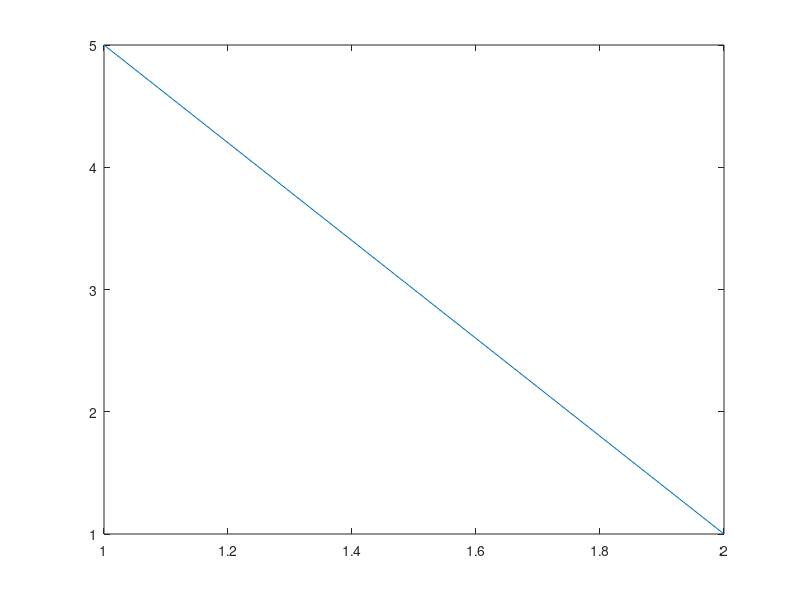

Write MATLAB code to recreate this figure.
%coeficientes = load(input('informe o nome do arquivo da matriz de coeficientes\n'))
%coeficientes = load('/Users/juliocvidal/Documents/MATLAB/mat1.mat');

%constantes = load(input('informe o nome do arquivo do vetor de constantes\n'))
%constantes = load('/Users/juliocvidal/Documents/MATLAB/constantes.mat');
clear;

a = input('Informe a Matriz de coeficientes. Ex. para uma matriz 3x3: [9 4 2; 1 3 2; 2 2 9]\n');%coeficientes.mat;
c = input('Informe o vetor de constantes. Ex. para uma matriz 3x3: [13 6 5]\n');%constantes.const;
x = input('Informe um vetor de chutes iniciais de acordo com o tamanho da matriz. Ex. para uma matriz 3x3: [0 0 0]\n');

solucao = 1;
tamanho = 0;

erro = 10^-7;

diagonais = abs(diag(a));
tamanhoDaMatriz = max(size(a));

%Primeiro criterio de convergencia (igual ao Jacobi)
for i = 1:tamanhoDaMatriz
    soma = 0;
    for j = 1:tamanhoDaMatriz
        if j ~= i
            %fprintf("i: %d; j: %d; aij: %d\n", i, j, abs(a(i,j)));
            soma = soma + abs(a(i,j));
        end
        if diagonais(i) < soma
            solucao = 0;
            break;
        end
    end
end

%verifica se a solucao falhou no primeiro criterio.
%caso tenha falhado, nem precisa testar o segundo
if (solucao)
    
    %Calculo dos betas para o segundo criterio de convergencia
    betas = zeros(1,tamanhoDaMatriz);
    
    for i=1:tamanhoDaMatriz
        somabeta = 0;
        for j=1:tamanhoDaMatriz
            if (j>i)
                somabeta = somabeta + abs(a(i,j));
            elseif (j<i)
                somabeta = somabeta + abs(a(i,j))*betas(j);
            end
        end
        betas(i) = (1/diagonais(i)) * somabeta;
        
        if (betas > 1)
            solucao = 0;
        end
    end
end


while(solucao)
    
    [tamanho, lixo] = size(x);
    novoX = zeros(1,tamanhoDaMatriz);
    
    for i=1:tamanhoDaMatriz
        linha = 0;
        
        for j=1:tamanhoDaMatriz
            if (j>i)
                linha = linha - a(i,j)*x(tamanho,j);
            elseif (j<i)
                linha = linha - a(i,j)*novoX(j);
            end
        end
        novoX(i) = (c(i) + linha)/diagonais(i);
    end
    
    if (abs(abs(novoX) - abs(x(tamanho,:)))  < erro)
        break;
    end
    
    x = [x; novoX];
    
end

if (solucao)
    plot (x);
    
    disp('Solucoes encontradas:');
    x(tamanho,:)
    fprintf('Iteracoes: %d\n', tamanho);
    
else
    disp('Impossivel resolver esse sistema por esse metodo');
end